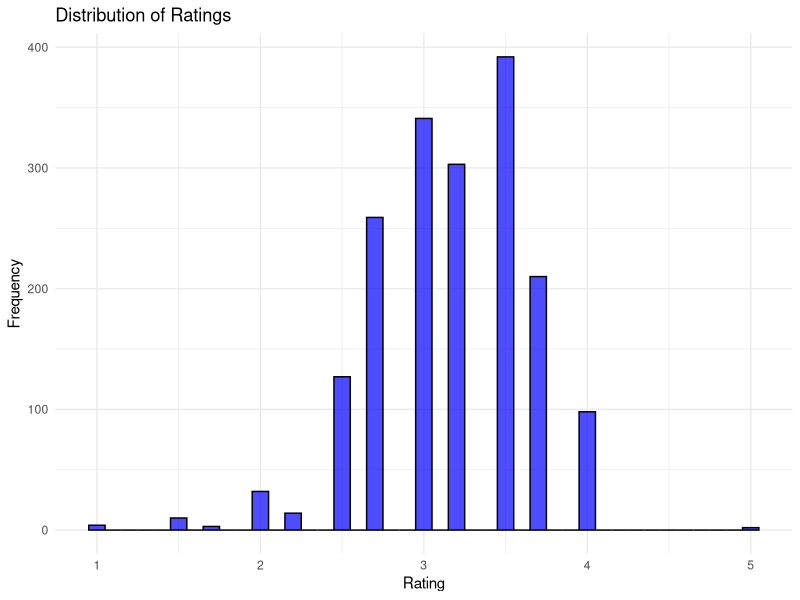
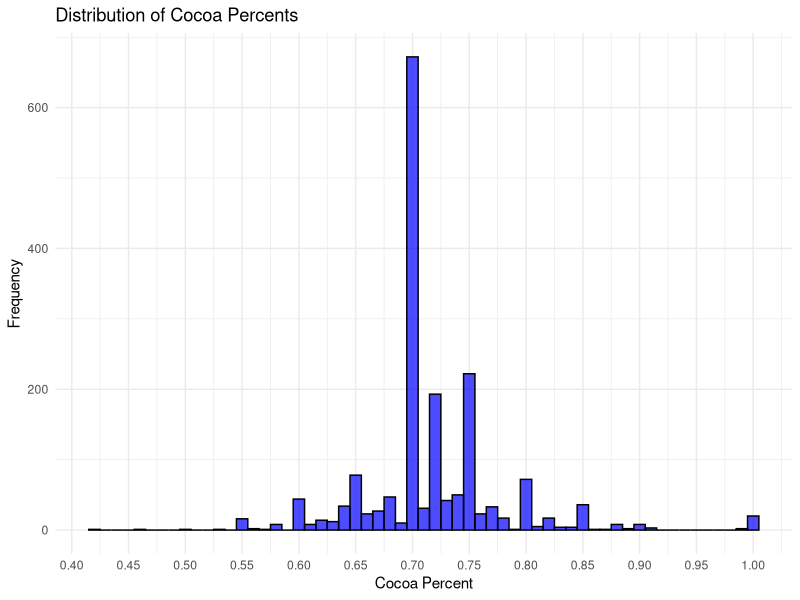
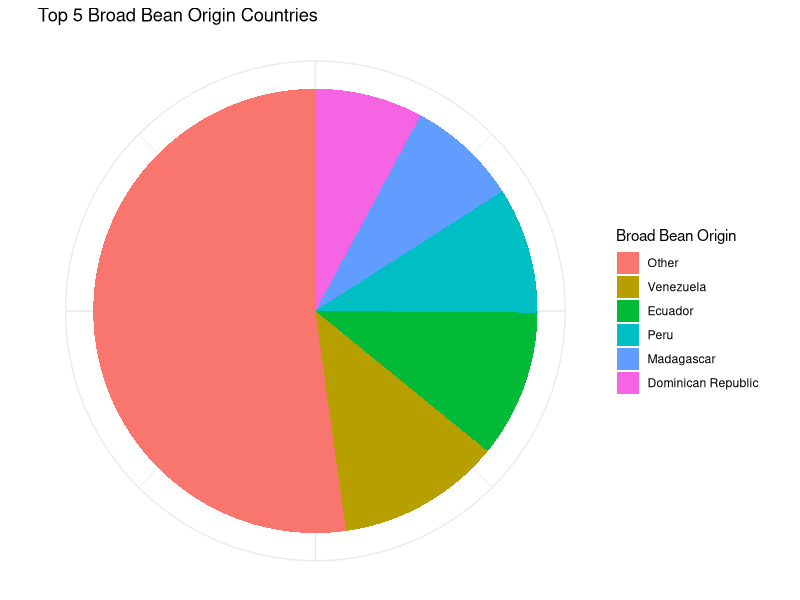
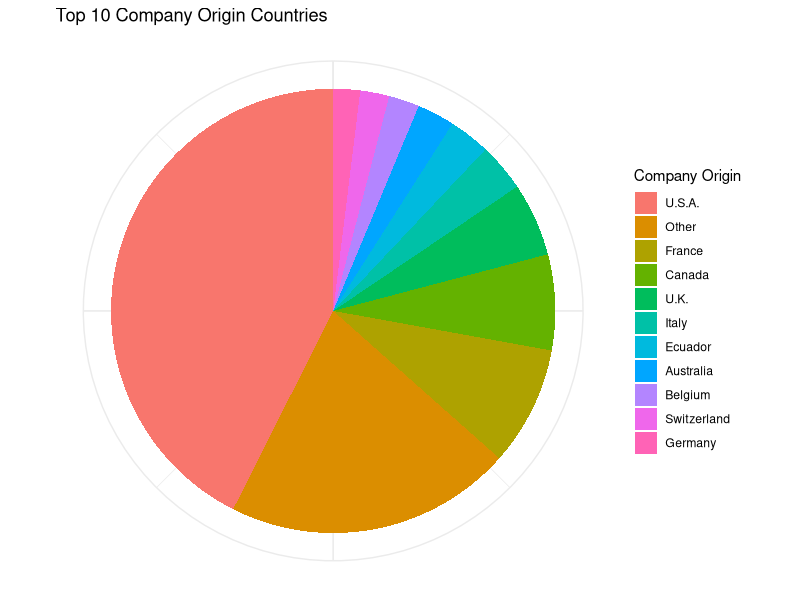
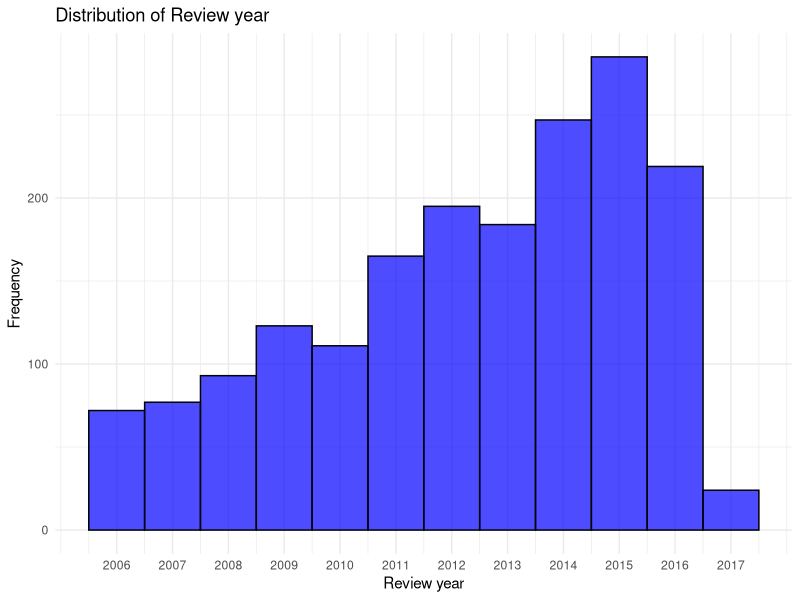
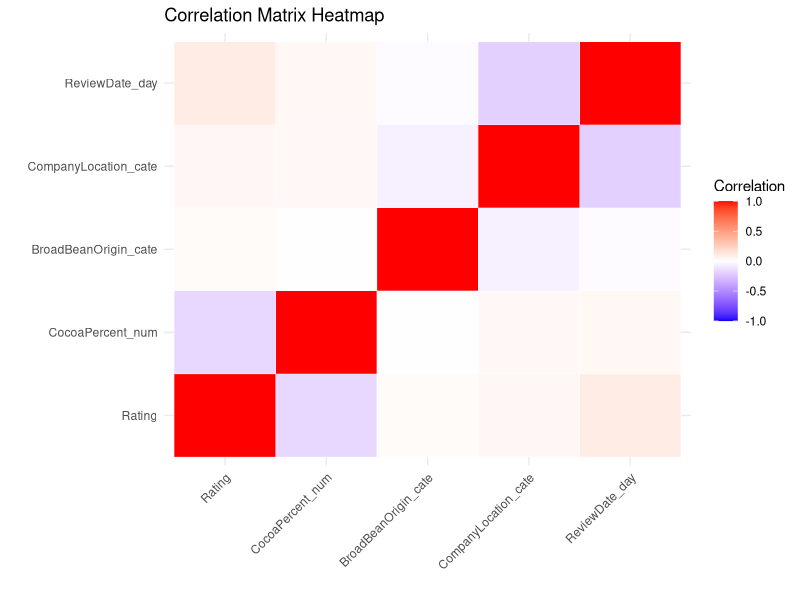
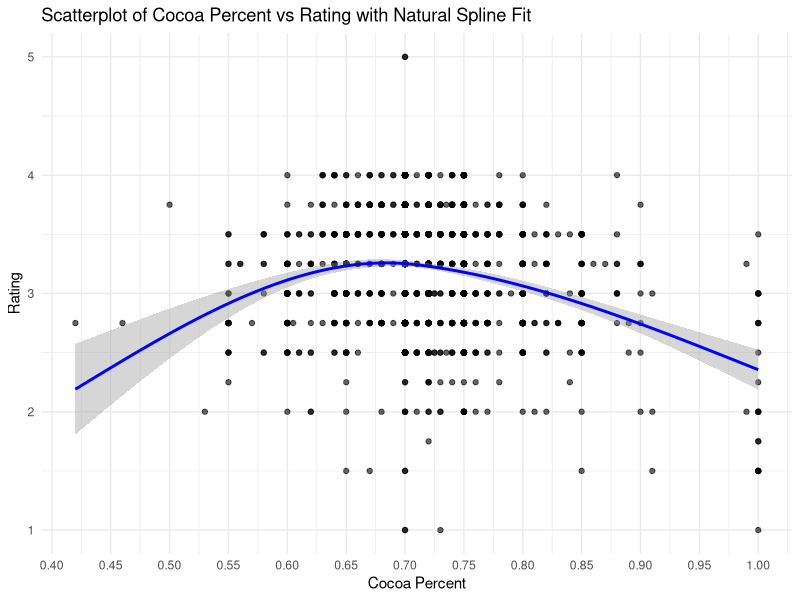

Source code (R) for these figures, in order:
suppressMessages(library(tidyverse))
library(reshape2)
library(splines)

data<-read.csv("derived_data/data.csv")

#plot distribution
plt1<-ggplot(data, aes(x = Rating)) +
  geom_histogram(binwidth = 0.1, color = "black", fill = "blue", alpha = 0.7) +
  labs(
    title = "Distribution of Ratings",
    x = "Rating",
    y = "Frequency"
  ) +
  theme_minimal()

ggsave("figures/dist_rate.png",plot=plt1)

plt2<-ggplot(data, aes(x = CocoaPercent_num)) +
  geom_histogram(binwidth = 0.01, color = "black", fill = "blue", alpha = 0.7) +
  scale_x_continuous(
    breaks = seq(floor(min(data$CocoaPercent_num, na.rm = TRUE)), 
                 ceiling(max(data$CocoaPercent_num, na.rm = TRUE)), 
                 by = 0.05)
  ) +
  labs(
    title = "Distribution of Cocoa Percents",
    x = "Cocoa Percent",
    y = "Frequency"
  ) +
  theme_minimal()

ggsave("figures/dist_cocoa.png",plot=plt2)

data <- data %>%
  mutate(BroadBeanOrigin_cate = fct_reorder(BroadBeanOrigin_cate, 
                                            -prop.table(table(BroadBeanOrigin_cate))[BroadBeanOrigin_cate]))

plt3<-ggplot(data, aes(x = "", fill = BroadBeanOrigin_cate)) +
  geom_bar(aes(y = ..count../sum(..count..)), width = 1, stat = "count") +
  coord_polar(theta = "y") +
  labs(
    title = "Top 5 Broad Bean Origin Countries",
    x = NULL,
    y = NULL,
    fill = "Broad Bean Origin"
  ) +
  theme_minimal() +
  theme(axis.ticks = element_blank(), axis.text = element_blank())

ggsave("figures/pie_broad.png",plot=plt3)

data <- data %>%
  mutate(CompanyLocation_cate = fct_reorder(CompanyLocation_cate, 
                                            -prop.table(table(CompanyLocation_cate))[CompanyLocation_cate]))

plt4<-ggplot(data, aes(x = "", fill = CompanyLocation_cate)) +
  geom_bar(aes(y = ..count../sum(..count..)), width = 1, stat = "count") +
  coord_polar(theta = "y") +
  labs(
    title = "Top 10 Company Origin Countries",
    x = NULL,
    y = NULL,
    fill = "Company Origin"
  ) +
  theme_minimal() +
  theme(axis.ticks = element_blank(), axis.text = element_blank())

ggsave("figures/pie_company.png",plot=plt4)

plt5<-ggplot(data, aes(x = ReviewDate)) +
  geom_histogram(binwidth = 1, color = "black", fill = "blue", alpha = 0.7) +
  scale_x_continuous(breaks = seq(floor(min(data$ReviewDate)), ceiling(max(data$ReviewDate)), by = 1)) +
  labs(
    title = "Distribution of Review year",
    x = "Review year",
    y = "Frequency"
  ) +
  theme_minimal()

ggsave("figures/dist_review.png",plot=plt5)

# Convert categorical variables to numeric (e.g., using their factor levels)
data$BroadBeanOrigin_cate <- as.numeric(as.factor(data$BroadBeanOrigin_cate))
data$CompanyLocation_cate <- as.numeric(as.factor(data$CompanyLocation_cate))

# Select the relevant columns
selected_data <- data[, c("Rating", "CocoaPercent_num", "BroadBeanOrigin_cate", 
                          "CompanyLocation_cate", "ReviewDate_day")]

# Compute the correlation matrix
cor_matrix <- cor(selected_data, use = "pairwise.complete.obs")

# Melt the correlation matrix for ggplot
cor_melt <- melt(cor_matrix)

# Create a ggplot heatmap of the correlation matrix
plt6<-ggplot(cor_melt, aes(Var1, Var2, fill = value)) +
  geom_tile(color = "white") +
  scale_fill_gradient2(low = "blue", high = "red", mid = "white", 
                       midpoint = 0, limit = c(-1, 1), space = "Lab", 
                       name = "Correlation") +
  theme_minimal() +
  theme(axis.text.x = element_text(angle = 45, vjust = 1, hjust = 1)) +
  labs(x = "", y = "", title = "Correlation Matrix Heatmap")

ggsave("figures/corr.png",plot=plt6)

plt7<-ggplot(data, aes(x = CocoaPercent_num, y = Rating)) +
  geom_point(alpha = 0.6) +  # Scatter points with some transparency
  geom_smooth(method = "lm", formula = y ~ ns(x, df = 3), color = "blue", se = TRUE) +
  scale_x_continuous(
    breaks = seq(floor(min(data$CocoaPercent_num, na.rm = TRUE)), 
                 ceiling(max(data$CocoaPercent_num, na.rm = TRUE)), 
                 by = 0.05)
  ) +
  labs(
    title = "Scatterplot of Cocoa Percent vs Rating with Natural Spline Fit",
    x = "Cocoa Percent",
    y = "Rating"
  ) +
  theme_minimal()

ggsave("figures/corr_CR.png",plot=plt7)

